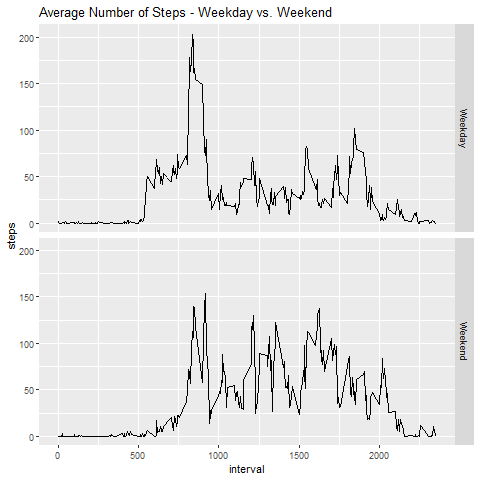

Write R code to recreate this figure.
setwd("D:/Akhil/course_era/R/C5/W2")
x <- read.csv("activity.csv")
xx <- x
head(x)

library(dplyr)
y <- group_by(x, date)
means <-  summarise(y, mean(steps))
means[is.na(means)] <- 0

for(i in 1:nrow(x)){
  if(is.na(x$steps[i])){
    xx$steps[i] <- means$`mean(steps)`[means$date == xx$date]
  }
}

xx[,2] <- as.Date(x[,2])
#isWeekend(xx[,2])])
zz <- list()
library(dplyr)
library(RcppQuantuccia)
for(i in 1:nrow(xx)){
  zz[i] <- isWeekend(xx[i,2])
}

for(i in 1:nrow(xx)){
  mutate(xx, weekends = zz[i])
}

xx$day <- weekdays(xx[,2])

xx[,4] <- gsub(c('Monday'), 'Weekday', xx[,4])
xx[,4] <- gsub(c( 'Tuesday'), 'Weekday', xx[,4])
xx[,4] <- gsub(c( 'Wednesday'), 'Weekday', xx[,4])
xx[,4] <- gsub(c('Thursday'), 'Weekday', xx[,4])
xx[,4] <- gsub(c( 'Friday'), 'Weekday', xx[,4])
xx[,4] <- gsub(c('Saturday'), 'Weekend', xx[,4])
xx[,4] <- gsub(c('Sunday'), 'Weekend', xx[,4])


averages <- aggregate(steps ~ interval + day, data = xx, mean)


png(file = "q8.png")
qplot(interval, steps, data = averages, facets = day ~ ., 
      main = "Average Number of Steps - Weekday vs. Weekend",
      geom = 'line')
dev.off()